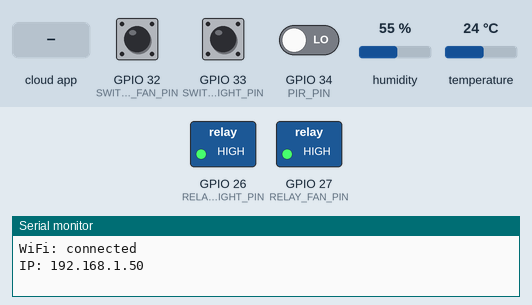
Recording of a sketch running on a simulated ESP32. Parts: switched loads named in the sketch (green lamp = pin HIGH), the last lines printed to the serial monitor. The inputs (shaded band) are chosen by the test bench; at power-on: GPIO 32 (SWITCH_FAN_PIN) HIGH, GPIO 33 (SWITCH_LIGHT_PIN) HIGH, GPIO 34 (PIR_PIN) LOW, humidity 55 %, temperature 24 °C. WiFi joins after 1.5 s; servers stay silent unless stated; EEPROM starts erased.

Above: at 3.2 s.
3.3 s: GPIO 32 (SWITCH_FAN_PIN) pulled LOW for 0.15 s
At 3.39 s:
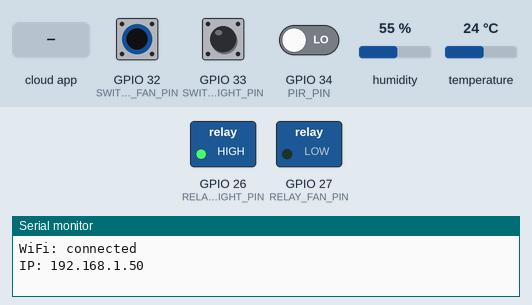
4.9 s: GPIO 33 (SWITCH_LIGHT_PIN) pulled LOW for 0.15 s
At 4.99 s:
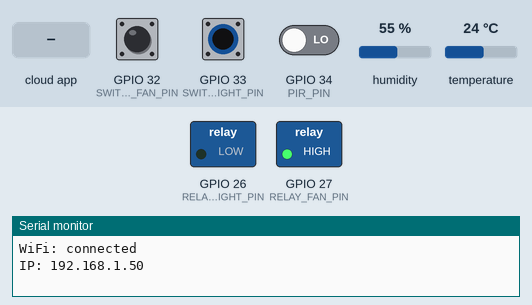
6.5 s: the phone or cloud app sets light to 1
At 7.1 s:
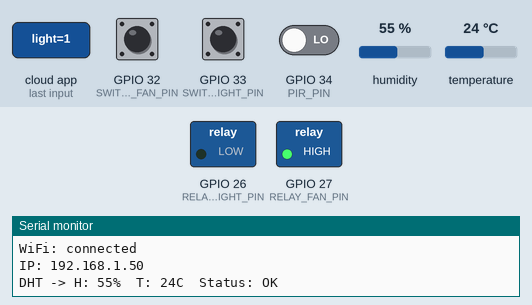
8.0 s: the phone or cloud app sets fan to 1
At 9.0 s:
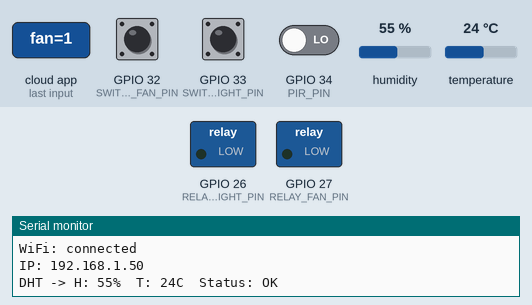
9.5 s: the phone or cloud app sets fan to 0
At 10.9 s:
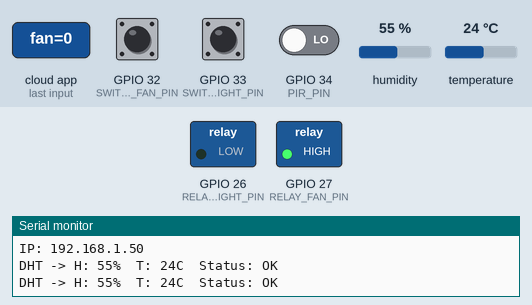
Timing chart, 0 to 12.0 s (numbered marks = the images above; inputs shaded):
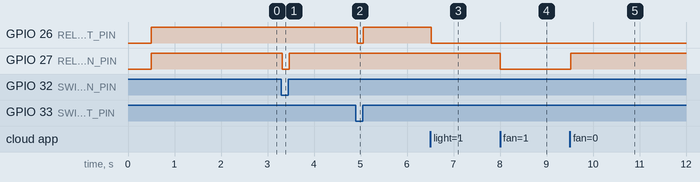

Measured:
- after the input at 3.3 s, GPIO 27 (RELAY_FAN_PIN): HIGH → LOW at once, → HIGH 0.16 s later
- after the input at 4.9 s, GPIO 26 (RELAY_LIGHT_PIN): HIGH → LOW at once, → HIGH 0.14 s later
- after the input at 6.5 s, GPIO 26 (RELAY_LIGHT_PIN): HIGH → LOW at once
- after the input at 8.0 s, GPIO 27 (RELAY_FAN_PIN): HIGH → LOW at once
- after the input at 9.5 s, GPIO 27 (RELAY_FAN_PIN): LOW → HIGH at once

The sketch:

HomeAuto.ino
```cpp
/************  CHANGE ONLY THESE (from Arduino IoT Cloud PDF)  ************/
const char DEVICE_ID[]  = "b3fcdc65-ac5f-4c0e-9193-b642c288a35f";
const char DEVICE_KEY[] = "LEsyu9jKdWH7UVcwfHT@9yker";
/**************************************************************************/

/************  HARDCODED WIFI (temporary)  ************/
const char WIFI_SSID[] = "Heaven";
const char WIFI_PASS[] = "avatar@123A";   // "" for open Wi-Fi
/*****************************************************/

#include <ArduinoIoTCloud.h>
#include <Arduino_ConnectionHandler.h>

#include <WiFi.h>
#include <Preferences.h>

#include <DHTesp.h>  // DHTesp library (beegee-tokyo). [web:107]

// ---------------- Pins (match your diagram) ----------------
const int RELAY_LIGHT_PIN  = 26;   // Relay IN for Light (active-LOW)
const int RELAY_FAN_PIN    = 27;   // Relay IN for Fan   (active-LOW)

const int SWITCH_FAN_PIN   = 32;   // FAN_SWITCH   -> GPIO32 -> to GND when pressed
const int SWITCH_LIGHT_PIN = 33;   // LIGHT_SWITCH -> GPIO33 -> to GND when pressed

const int PIR_PIN          = 34;   // PIR OUT -> GPIO34 (input-only pin)

const int DHT_PIN          = 4;    // DHT11 DATA -> D4 (GPIO4)
// -----------------------------------------------------------

// -------- Cloud variables (must match your Thing variable names) ------
bool  light = false;
bool  fan   = false;
bool  eco   = false;

// Don’t initialize with NAN (dashboards may show blank / no value)
float temperature = 0.0f;
float humidity    = 0.0f;
// ---------------------------------------------------------------------

// ---------------- Saved settings / state ----------------
Preferences prefs;

// Saved relay + eco state
const char* NS_APP = "homeauto";
const char* K_L    = "L";
const char* K_F    = "F";
const char* K_ECO  = "ECO";

// ---------------- Sensors ----------------
DHTesp dht;

// ---------------- Timings ----------------
unsigned long lastMotionTime = 0;
const unsigned long ECO_OFF_TIME = 5UL * 60UL * 1000UL;  // 5 minutes

unsigned long lastDhtRead = 0;
const unsigned long DHT_PERIOD = 5000;                  // 5 seconds (safe for DHT11)

// ---------------- Wi-Fi / Cloud runtime ----------------
char wifiSsid[33] = {0};
char wifiPass[65] = {0};

WiFiConnectionHandler* cloudConn = nullptr;
bool cloudStarted = false;

// Prevent “instant overwrite” when cloud reconnects
unsigned long ignoreCloudUntil = 0;

// ---------------- Wall switch edge detect ----------------
bool prevLightSw = false;
bool prevFanSw   = false;

// ---------- Cloud callbacks ----------
void onLightChange() {
  if (millis() < ignoreCloudUntil) return;
  prefs.putBool(K_L, light);
}

void onFanChange() {
  if (millis() < ignoreCloudUntil) return;
  prefs.putBool(K_F, fan);
}

void onEcoChange() {
  if (millis() < ignoreCloudUntil) return;
  if (eco) lastMotionTime = millis();
  prefs.putBool(K_ECO, eco);
}

// ---------- Cloud properties ----------
void initProperties() {
  ArduinoCloud.setBoardId(DEVICE_ID);
  ArduinoCloud.setSecretDeviceKey(DEVICE_KEY);

  ArduinoCloud.addProperty(light, READWRITE, ON_CHANGE, onLightChange);
  ArduinoCloud.addProperty(fan,   READWRITE, ON_CHANGE, onFanChange);
  ArduinoCloud.addProperty(eco,   READWRITE, ON_CHANGE, onEcoChange);

  ArduinoCloud.addProperty(temperature, READ, ON_CHANGE, NULL);
  ArduinoCloud.addProperty(humidity,    READ, ON_CHANGE, NULL);
}

// ---------- Helpers ----------
void applyRelays(bool allowOn) {
  bool outLight = allowOn && light;
  bool outFan   = allowOn && fan;

  // active-LOW relay
  digitalWrite(RELAY_LIGHT_PIN, outLight ? LOW : HIGH);
  digitalWrite(RELAY_FAN_PIN,   outFan   ? LOW : HIGH);
}

void loadSavedState() {
  light = prefs.getBool(K_L, false);
  fan   = prefs.getBool(K_F, false);
  eco   = prefs.getBool(K_ECO, false);
}

bool connectWiFi(unsigned long timeoutMs = 15000) {
  if (strlen(wifiSsid) == 0) return false;

  WiFi.mode(WIFI_STA);
  WiFi.begin(wifiSsid, wifiPass);

  unsigned long start = millis();
  while (WiFi.status() != WL_CONNECTED && (millis() - start) < timeoutMs) {
    delay(50);
  }
  return (WiFi.status() == WL_CONNECTED);
}

void startCloud() {
  if (cloudConn) {
    delete cloudConn;
    cloudConn = nullptr;
  }

  cloudConn = new WiFiConnectionHandler(wifiSsid, wifiPass);
  ArduinoCloud.begin(*cloudConn);
  cloudStarted = true;

  // After reconnect, push local values first for a moment
  ignoreCloudUntil = millis() + 2000;
}

void setup() {
  Serial.begin(115200);
  delay(500);

  // GPIO setup
  pinMode(RELAY_LIGHT_PIN, OUTPUT);
  pinMode(RELAY_FAN_PIN,   OUTPUT);
  digitalWrite(RELAY_LIGHT_PIN, HIGH); // off (active-LOW)
  digitalWrite(RELAY_FAN_PIN,   HIGH); // off (active-LOW)

  pinMode(SWITCH_LIGHT_PIN, INPUT_PULLUP);
  pinMode(SWITCH_FAN_PIN,   INPUT_PULLUP);
  pinMode(PIR_PIN,          INPUT);

  // DHTesp init for DHT11. [web:107]
  dht.setup(DHT_PIN, DHTesp::DHT11);

  // Load saved relay/eco state
  prefs.begin(NS_APP, false);
  loadSavedState();

  // Initialize edge detector baselines
  prevLightSw = (digitalRead(SWITCH_LIGHT_PIN) == LOW);
  prevFanSw   = (digitalRead(SWITCH_FAN_PIN)   == LOW);

  lastMotionTime = millis();
  applyRelays(true);

  // Cloud setup
  initProperties();

  // Hardcoded Wi-Fi credentials
  strlcpy(wifiSsid, WIFI_SSID, sizeof(wifiSsid));
  strlcpy(wifiPass, WIFI_PASS, sizeof(wifiPass));

  if (connectWiFi()) {
    startCloud();
  }

  Serial.print("WiFi: ");
  Serial.println((WiFi.status() == WL_CONNECTED) ? "connected" : "offline");
  Serial.print("IP: ");
  Serial.println(WiFi.localIP());
}

void loop() {
  // Keep the IoT Cloud connection alive (must be called frequently). [web:36]
  if (cloudStarted) {
    ArduinoCloud.update();
  }

  // 1) Motion sensor (for Eco mode)
  if (digitalRead(PIR_PIN) == HIGH) lastMotionTime = millis();

  bool allowOn = true;
  if (eco) allowOn = (millis() - lastMotionTime < ECO_OFF_TIME);

  // 2) Wall switches (manual control)
  bool lightSw = (digitalRead(SWITCH_LIGHT_PIN) == LOW);
  bool fanSw   = (digitalRead(SWITCH_FAN_PIN)   == LOW);

  if (lightSw != prevLightSw) {
    prevLightSw = lightSw;
    light = lightSw;
    prefs.putBool(K_L, light);
  }

  if (fanSw != prevFanSw) {
    prevFanSw = fanSw;
    fan = fanSw;
    prefs.putBool(K_F, fan);
  }

  // 3) DHT11 sensor (periodic reading)
  if (millis() - lastDhtRead >= DHT_PERIOD) {
    lastDhtRead = millis();

    TempAndHumidity th = dht.getTempAndHumidity(); // Single call reads both. [web:107]
    if (!isnan(th.temperature) && !isnan(th.humidity)) {
      temperature = th.temperature;
      humidity    = th.humidity;
    }

    // Debug (optional)
    Serial.print("DHT -> H: ");
    Serial.print(th.humidity, 0);
    Serial.print("%  T: ");
    Serial.print(th.temperature, 0);
    Serial.print("C  Status: ");
    Serial.println(dht.getStatusString());
  }

  // 4) Update relays
  applyRelays(allowOn);

  delay(30);
}
```
